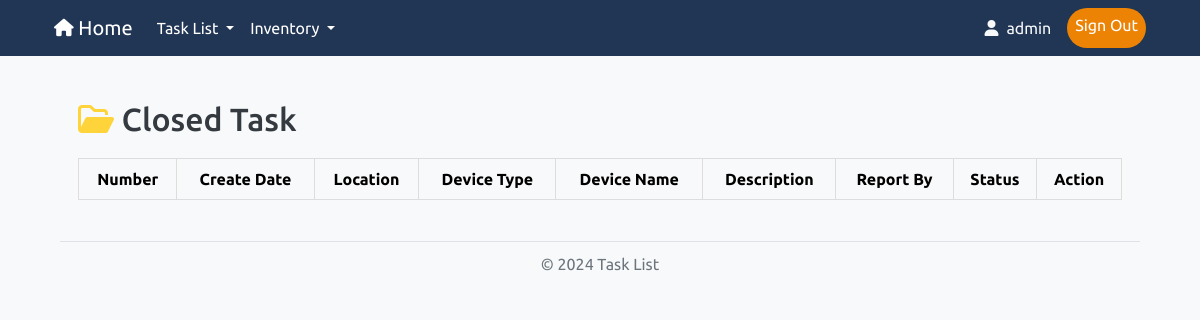
Page /closed (signed in) on the earlier database version.
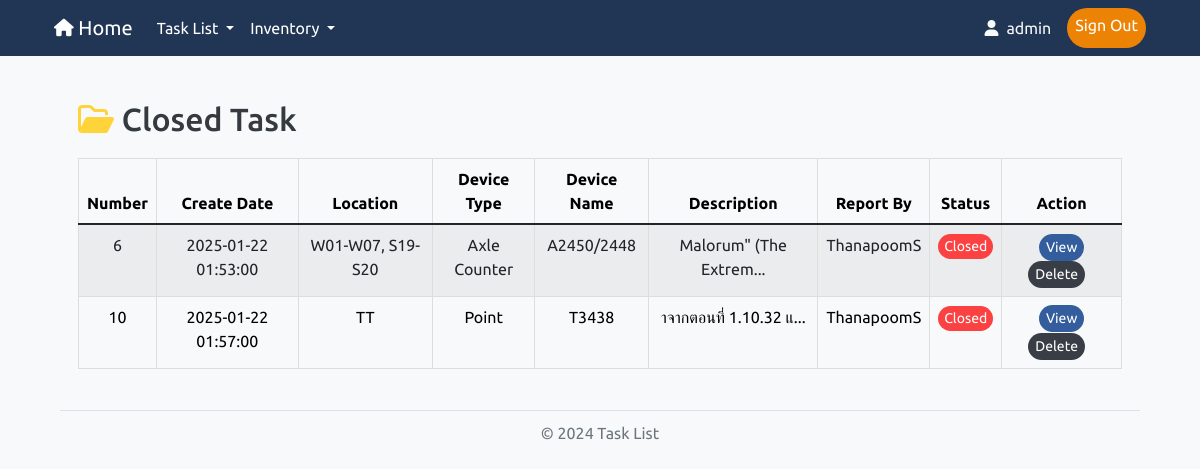
Same page on the later database version.
### models.py (models this page shows, shortened)
class Work(db.Model):
    number = db.Column(db.Integer, primary_key=True, autoincrement=True)  # เลข 6 หลัก รันอัตโนมัติ
    create_date = db.Column(db.DateTime, default=now_utc)  # วันที่และเวลา สร้างอัตโนมัติ
    work_order = db.Column(db.String(50), nullable=False)          # Work Order
    line_id = db.Column(db.Integer, db.ForeignKey('line.id'), nullable=True)
    location_id = db.Column(db.Integer, db.ForeignKey('location.id'), nullable=True)
    device_type_id = db.Column(db.Integer, db.ForeignKey('device_type.id'), nullable=True)
    device_name_id = db.Column(db.Integer, db.ForeignKey('device_name.id'), nullable=True)
    description = db.Column(db.Text, nullable=False)               # รายละเอียด
    report_by = db.Column(db.String(50), nullable=False)           # ผู้รายงาน
    status = db.Column(db.String(20), nullable=False, default="open")  # สถานะ (ค่าเริ่มต้น: open)
    link = db.Column(db.String(255), nullable=True)           # URL ของไฟล์
    line = db.relationship('Line', backref='works')
    location = db.relationship('Location', backref='works')
    device_type = db.relationship('DeviceType', backref='works')
    device_name = db.relationship('DeviceName', backref='works')

class Location(db.Model):
    id = db.Column(db.Integer, primary_key=True)
    name = db.Column(db.String(50), nullable=False)
    line_id = db.Column(db.Integer, db.ForeignKey('line.id'), nullable=False)
    line = db.relationship('Line', backref=db.backref('locations', lazy=True))

class DeviceType(db.Model):
    id = db.Column(db.Integer, primary_key=True)
    name = db.Column(db.String(50), nullable=False)
    line_id = db.Column(db.Integer, db.ForeignKey('line.id'), nullable=False)
    line = db.relationship('Line', backref=db.backref('device_types', lazy=True))

class DeviceName(db.Model):
    id = db.Column(db.Integer, primary_key=True)
    name = db.Column(db.String(100), nullable=False)
    device_type_id = db.Column(db.Integer, db.ForeignKey('device_type.id'), nullable=False)
    location_id = db.Column(db.Integer, db.ForeignKey('location.id'), nullable=False)
    device_type = db.relationship('DeviceType', backref=db.backref('device_names', lazy=True))
    location = db.relationship('Location', backref=db.backref('device_names', lazy=True))
    bound = db.Column(db.String(100), nullable=True)
    inandout = db.Column(db.String(100), nullable=True)
    serial_number = db.Column(db.String(100), nullable=True)
    ip_address = db.Column(db.String(45), nullable=True)
    mac_address = db.Column(db.String(17), nullable=True)
    channel = db.Column(db.String(50), nullable=True)
    device_role = db.Column(db.String(50), nullable=True)
    force_data = db.Column(db.String(50), nullable=True)
    vac_white = db.Column(db.String(50), nullable=True)
    current_white = db.Column(db.String(50), nullable=True)
    vac_red = db.Column(db.String(50), nullable=True)
    current_red = db.Column(db.String(50), nullable=True)
    vac_yellow = db.Column(db.String(50), nullable=True)
    current_yellow = db.Column(db.String(50), nullable=True)
    f1_f2 = db.Column(db.String(50), nullable=True)
    red_module = db.Column(db.String(50), nullable=True)
    white_module = db.Column(db.String(50), nullable=True)
    yellow_module = db.Column(db.String(50), nullable=True)

### routes.py (the view)
    @app.route('/closed',methods=['GET','POST'])
    @login_required
    def closed():
        works = Work.query.all()
        return render_template("closed.html", works=works)

### app.py (called while the page is built)
@login_manager.user_loader
def load_user(user_id):      # โหลดผู้ใช้จากฐานข้อมูลตาม user_id
    return User.query.get(int(user_id))

### templates/closed.html (shortened to what this page needs)
{% import "bootstrap/wtf.html" as wtf %}
{% extends "layout.html" %}
{% block content %}
<!DOCTYPE html>
<html lang="en">
<head>
    <link rel="stylesheet" href="https://cdn.jsdelivr.net/npm/bootstrap@5.1.3/dist/css/bootstrap.min.css">
    <link rel="stylesheet" href="https://cdn.jsdelivr.net/npm/bootstrap-table/dist/bootstrap-table.min.css">
    <link rel="stylesheet" href="{{ url_for('static', filename='/style.css') }}">
</head>
<body>
<div class="container">
    <br>
    <h2><i class="fa-regular fa-folder-open" style="color: #FFD43B;"></i> Closed Task</h2>
    {% if works %}
    <table data-toggle="table"
           data-search="true"
           data-pagination="true"
           data-page-list="[10, 25, 50, 100, all]"
           class="table table-striped table-hover">
        <thead>
            <tr>
                <th data-sortable="true" data-field="number">Number</th>
                <th data-sortable="true" data-field="create_date">Create Date</th>
                <th data-sortable="true" data-field="location_name">Location</th>
                <th data-sortable="true" data-field="device_type">Device Type</th>
                <th data-sortable="true" data-field="device_name">Device Name</th>
                <th data-sortable="true" data-field="description">Description</th>
                <th data-sortable="true" data-field="report_by">Report By</th>
                <th data-sortable="true" data-field="status">Status</th>
                <th data-field="action">Action</th>
            </tr>
        </thead>
        <tbody>
            {% for work in works %}
            {% if work.status != 'Open' %}
            <tr>
                <td>{{ work.number }}</td>
                <td>{{ work.create_date.strftime('%Y-%m-%d %H:%M:%S') }}</td>
                <td>{{ work.location.name if work.location else 'N/A' }}</td>
                <td>{{ work.device_type.name if work.device_type else 'N/A' }}</td>
                <td>{{ work.device_name.name if work.device_name else 'N/A' }}</td>
                <td>
                    {% if work.description|length > 20 %}
                        <span title="{{ work.description }}" data-bs-toggle="tooltip" data-bs-placement="top">
                            {{ work.description[:20] }}...
                        </span>
                    {% else %}
                        {{ work.description }}
                    {% endif %}
                </td>
                <td>{{ work.report_by }}</td>
                <td>
                    {% if work.status == 'Open' %}
                        <span class="status-open">{{ work.status }}</span>
                    {% elif work.status == 'Closed' %}
                        <span class="status-closed">{{ work.status }}</span>
                    {% else %}
                        <span class="status-other">{{ work.status }}</span>
                    {% endif %}
                </td>
                <td class="actions">
                    <a href="{{ url_for('work_detail', number=work.number) }}" class="btn custom-view-btn">View</a>
                    {% if current_user.role == 'admin' %}
                        <a href="#" onclick="confirmDelete('{{ work.number }}')" class="btn custom-delete-btn">Delete</a>
                    {% endif %}
                </td>
            </tr>
            {% endif %}
            {% endfor %}
        </tbody>
    </table>
    {% endif %}
</div>
</body>
</html>
{% endblock %}

Differences in the rows shown:
added Work: number "6", create_date "2025-01-22 01:53:00", location "W01-W07, S19-S20", device_type "Axle Counter", device_name "A2450/2448", description "Malorum\" (The Extrem", report_by "ThanapoomS", status "Closed"
added Work: number "10", create_date "2025-01-22 01:57:00", location "TT", device_type "Point", device_name "T3438", description "าจากตอนที่ 1.10.32 แ", report_by "ThanapoomS", status "Closed"
